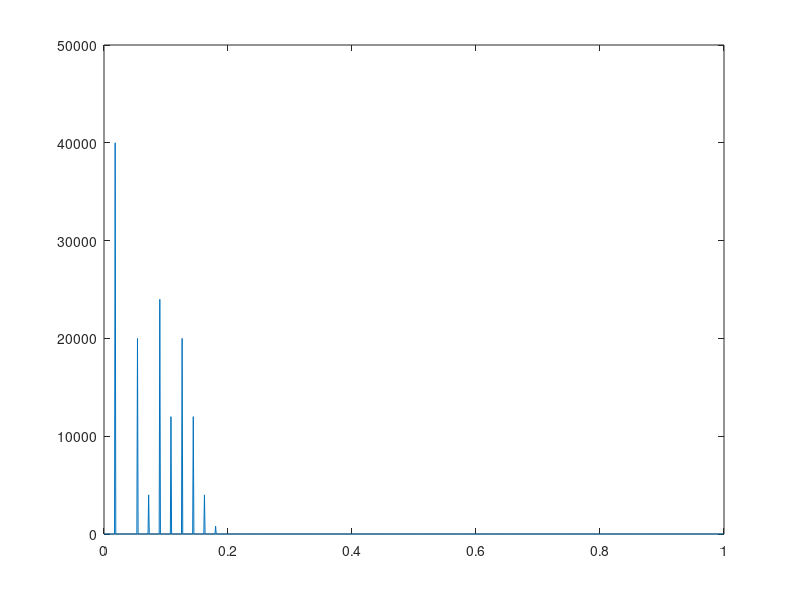
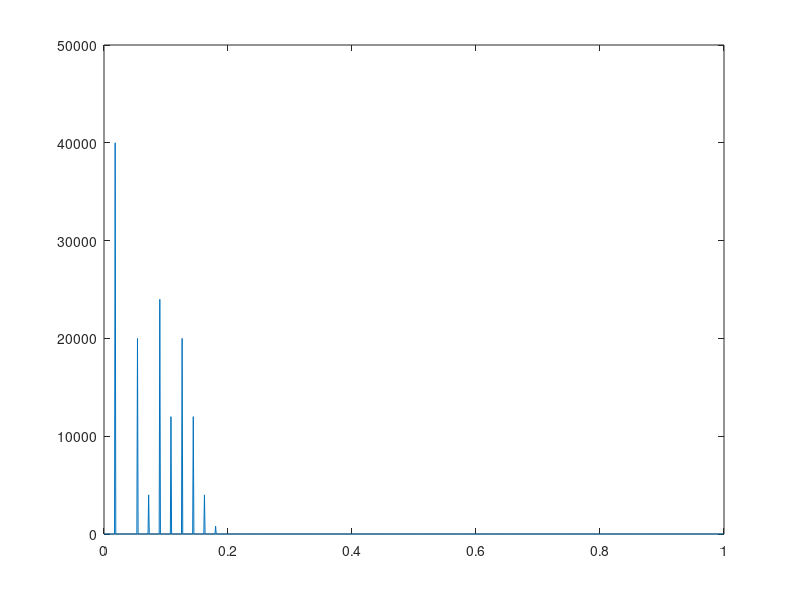

Recreate these plots in MATLAB, in order. (Note: this script raises an error after producing the figures.)
% Genereaza semnale "muzicale".
% Frecventa de esantionare este 40KHz
% (astfel incat sa se pastreze frecventele < 20 kHz, adica
% cele din zona audibila).

% Program pentru Laborator 3, Prelucrarea semnalelor

test = 3;			% 0 - suma de sinusoide filtrata
						% 1 - vioara
						% 2 - viola
                  % 3 - clarinet
                  % 4 - trombon
                  % 5 - tuba

Fes = 40000;		% frewcventa de esantionare
L = 80000;			% numar esantioane - 2 secunde

Nf = 1000;			% numarul de puncte cu care se deseneaza spectrele

% alege amplitudinile sinusoidelor
% (1 pentru suma de sinusoide ce va fi filtrata,
%  valori predefinite pentru instrumentele muzicale)
switch test
  case 0,				% suma de sinusoide - baza + armonice
	 Fbaza = 440;		% frecventa in Hz a sunetului la
	 Narm = 8;			% numar de armonice
	 xampl = ones(1, Narm);	% amplitudinile armonicelor

  case 1,				% vioara
	 Fbaza = 440;		% la
	 Narm = 18;
    xampl = [100 45 21 26 48 53 53 62 53 26 24 16 16 35 12 34 23 11] / 100;

  case 2,				% viola
	 Fbaza = 440;		% la
    Narm = 10;
    xampl = [100 45 40 20 40 30 10 15 8 8] / 100;

  case 3,				% clarinet
	 Fbaza = 180;		% fa diez
	 Narm = 10;
	 xampl = [100 0 50 10 60 30 50 30 10 2] / 100;
    
  case 4,				% trombon
	 Fbaza = 230;		% si bemol
	 Narm = 6;
    xampl = [100 100 50 60 10 3] / 100;
    
  case 5,				% tuba
	 Fbaza = 230;		% si bemol
	 Narm = 5;
	 xampl = [100 70 8 3 2] / 100;
    
end
    
f_baza = Fbaza/Fes*2;			% frecventa discreta a fundamentalei
omega_baza = 2*pi*f_baza;		% pulsatia fundamentalei

% construieste suma de sinusoide
x = zeros(1,L);					% semnalul
for i = 1 : Narm
  x = x + xampl(i) * sin(i*omega_baza*(0:L-1));
end

% spectrul sumei de sinusoide
[X,f] = freqz(x,1,Nf);
figure(1)
plot(f/pi,abs(X));

% filtru reprezentand instrumentul
if test == 0
  b = [1];						% alege un filtru IIR (instrumentul !!!)
  a = [10 -2];
  figure(3)
  freqz(b,a);				% caracteristica de frecventa
else
  b = 1; a = 1;			% pentru instrumentele predefinite, nu filtram
end

y = filter(b,a,x);		% iesirea filtrului
[Y,f] = freqz(y,1,Nf);% spectrul semnalului de iesire
figure(2)
plot(f/pi,abs(Y));

% salveaza semnal audio
y = y / max(abs(y));

yp = audioplayer(y, 40000);
play(yp);
%audiowrite(y,40000,16,'linear',['muz' int2str(test) '.au'])